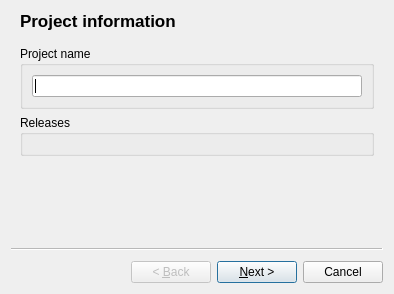
<?xml version="1.0" encoding="UTF-8"?>
<ui version="4.0">
 <class>NewProjectWizard</class>
 <widget class="QWizard" name="NewProjectWizard">
  <property name="geometry">
   <rect>
    <x>0</x>
    <y>0</y>
    <width>394</width>
    <height>294</height>
   </rect>
  </property>
  <property name="sizePolicy">
   <sizepolicy hsizetype="Expanding" vsizetype="Expanding">
    <horstretch>0</horstretch>
    <verstretch>0</verstretch>
   </sizepolicy>
  </property>
  <property name="windowTitle">
   <string>New project wizard</string>
  </property>
  <widget class="QWizardPage" name="projectData">
   <property name="title">
    <string>Project information</string>
   </property>
   <property name="subTitle">
    <string/>
   </property>
   <layout class="QVBoxLayout" name="verticalLayout">
    <item>
     <widget class="QGroupBox" name="projectBox">
      <property name="title">
       <string>Project name</string>
      </property>
      <layout class="QHBoxLayout" name="horizontalLayout">
       <item>
        <widget class="QLineEdit" name="projectName"/>
       </item>
      </layout>
     </widget>
    </item>
    <item>
     <widget class="QGroupBox" name="releasesBox">
      <property name="title">
       <string>Releases</string>
      </property>
      <layout class="QVBoxLayout" name="releasesLayout"/>
     </widget>
    </item>
   </layout>
  </widget>
  <widget class="QWizardPage" name="downloadScript">
   <property name="title">
    <string>Download script</string>
   </property>
  </widget>
 </widget>
 <resources/>
 <connections/>
</ui>
